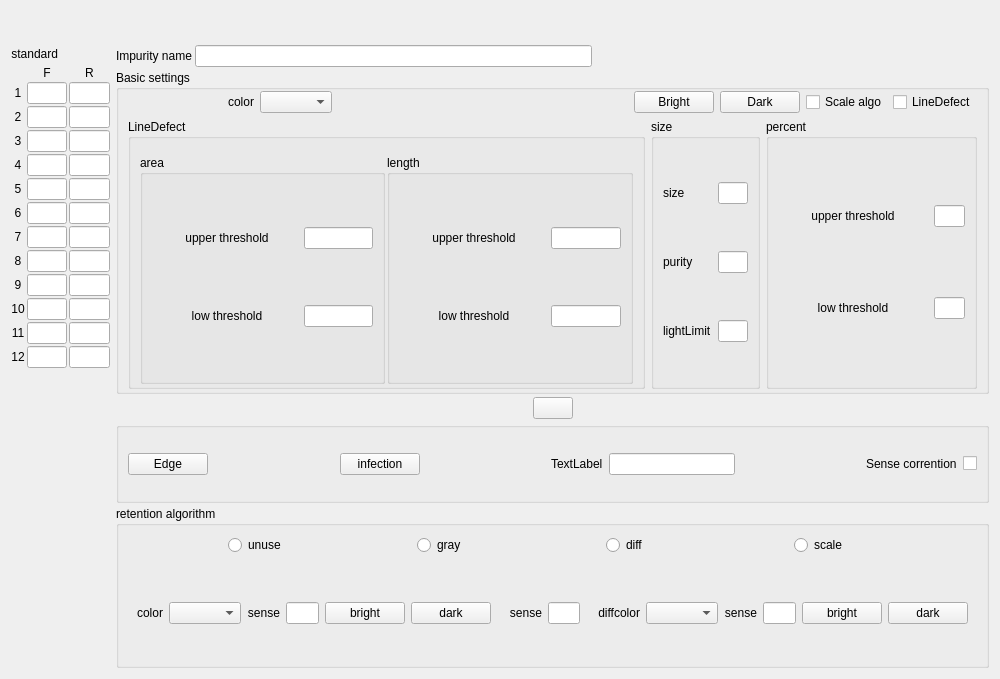
<?xml version="1.0" encoding="UTF-8"?>
<ui version="4.0">
 <class>ColorSatSenseSetWidget</class>
 <widget class="QWidget" name="ColorSatSenseSetWidget">
  <property name="geometry">
   <rect>
    <x>0</x>
    <y>0</y>
    <width>1000</width>
    <height>679</height>
   </rect>
  </property>
  <property name="windowTitle">
   <string>Form</string>
  </property>
  <layout class="QVBoxLayout" name="verticalLayout_2">
   <property name="spacing">
    <number>3</number>
   </property>
   <property name="topMargin">
    <number>3</number>
   </property>
   <item>
    <widget class="QWidget" name="widgettitle" native="true">
     <layout class="QHBoxLayout" name="horizontalLayout_8">
      <item>
       <spacer name="horizontalSpacer_11">
        <property name="orientation">
         <enum>Qt::Horizontal</enum>
        </property>
        <property name="sizeHint" stdset="0">
         <size>
          <width>40</width>
          <height>20</height>
         </size>
        </property>
       </spacer>
      </item>
      <item>
       <widget class="QLabel" name="label_group">
        <property name="sizePolicy">
         <sizepolicy hsizetype="Preferred" vsizetype="Fixed">
          <horstretch>0</horstretch>
          <verstretch>0</verstretch>
         </sizepolicy>
        </property>
        <property name="text">
         <string/>
        </property>
        <property name="alignment">
         <set>Qt::AlignCenter</set>
        </property>
       </widget>
      </item>
      <item>
       <spacer name="horizontalSpacer_12">
        <property name="orientation">
         <enum>Qt::Horizontal</enum>
        </property>
        <property name="sizeHint" stdset="0">
         <size>
          <width>40</width>
          <height>20</height>
         </size>
        </property>
       </spacer>
      </item>
     </layout>
    </widget>
   </item>
   <item>
    <widget class="QWidget" name="widgetmain" native="true">
     <layout class="QHBoxLayout" name="horizontalLayout">
      <property name="leftMargin">
       <number>0</number>
      </property>
      <property name="topMargin">
       <number>0</number>
      </property>
      <property name="rightMargin">
       <number>0</number>
      </property>
      <property name="bottomMargin">
       <number>0</number>
      </property>
      <item>
       <layout class="QVBoxLayout" name="verticalLayout">
        <property name="spacing">
         <number>2</number>
        </property>
        <item>
         <layout class="QHBoxLayout" name="horizontalLayout_2">
          <property name="sizeConstraint">
           <enum>QLayout::SetDefaultConstraint</enum>
          </property>
          <item>
           <spacer name="horizontalSpacer_5">
            <property name="orientation">
             <enum>Qt::Horizontal</enum>
            </property>
            <property name="sizeHint" stdset="0">
             <size>
              <width>40</width>
              <height>20</height>
             </size>
            </property>
           </spacer>
          </item>
          <item>
           <widget class="QLabel" name="standard_titlelbl">
            <property name="maximumSize">
             <size>
              <width>16777215</width>
              <height>50</height>
             </size>
            </property>
            <property name="text">
             <string notr="true">standard</string>
            </property>
            <property name="alignment">
             <set>Qt::AlignRight|Qt::AlignTrailing|Qt::AlignVCenter</set>
            </property>
           </widget>
          </item>
          <item>
           <widget class="QLabel" name="standardlbl">
            <property name="minimumSize">
             <size>
              <width>50</width>
              <height>0</height>
             </size>
            </property>
            <property name="maximumSize">
             <size>
              <width>16777215</width>
              <height>50</height>
             </size>
            </property>
            <property name="text">
             <string/>
            </property>
           </widget>
          </item>
          <item>
           <spacer name="horizontalSpacer_6">
            <property name="orientation">
             <enum>Qt::Horizontal</enum>
            </property>
            <property name="sizeHint" stdset="0">
             <size>
              <width>40</width>
              <height>20</height>
             </size>
            </property>
           </spacer>
          </item>
         </layout>
        </item>
        <item>
         <layout class="QGridLayout" name="gridLayout_2">
          <item row="1" column="1">
           <widget class="myLineEdit" name="lineEdit">
            <property name="alignment">
             <set>Qt::AlignCenter</set>
            </property>
           </widget>
          </item>
          <item row="12" column="0">
           <widget class="QLabel" name="label_1_12">
            <property name="text">
             <string notr="true">12</string>
            </property>
            <property name="alignment">
             <set>Qt::AlignCenter</set>
            </property>
           </widget>
          </item>
          <item row="11" column="2">
           <widget class="myLineEdit" name="lineEdit_1_10">
            <property name="alignment">
             <set>Qt::AlignCenter</set>
            </property>
           </widget>
          </item>
          <item row="12" column="2">
           <widget class="myLineEdit" name="lineEdit_1_11">
            <property name="alignment">
             <set>Qt::AlignCenter</set>
            </property>
           </widget>
          </item>
          <item row="8" column="0">
           <widget class="QLabel" name="label_1_8">
            <property name="text">
             <string notr="true">8</string>
            </property>
            <property name="alignment">
             <set>Qt::AlignCenter</set>
            </property>
           </widget>
          </item>
          <item row="6" column="2">
           <widget class="myLineEdit" name="lineEdit_1_5">
            <property name="alignment">
             <set>Qt::AlignCenter</set>
            </property>
           </widget>
          </item>
          <item row="8" column="1">
           <widget class="myLineEdit" name="lineEdit_8">
            <property name="alignment">
             <set>Qt::AlignCenter</set>
            </property>
           </widget>
          </item>
          <item row="10" column="0">
           <widget class="QLabel" name="label_1_10">
            <property name="text">
             <string notr="true">10</string>
            </property>
            <property name="alignment">
             <set>Qt::AlignCenter</set>
            </property>
           </widget>
          </item>
          <item row="4" column="2">
           <widget class="myLineEdit" name="lineEdit_1_3">
            <property name="alignment">
             <set>Qt::AlignCenter</set>
            </property>
           </widget>
          </item>
          <item row="1" column="2">
           <widget class="myLineEdit" name="lineEdit_1_0">
            <property name="alignment">
             <set>Qt::AlignCenter</set>
            </property>
           </widget>
          </item>
          <item row="7" column="2">
           <widget class="myLineEdit" name="lineEdit_1_6">
            <property name="alignment">
             <set>Qt::AlignCenter</set>
            </property>
           </widget>
          </item>
          <item row="11" column="0">
           <widget class="QLabel" name="label_1_11">
            <property name="text">
             <string notr="true">11</string>
            </property>
            <property name="alignment">
             <set>Qt::AlignCenter</set>
            </property>
           </widget>
          </item>
          <item row="3" column="0">
           <widget class="QLabel" name="label_1_3">
            <property name="text">
             <string notr="true">3</string>
            </property>
            <property name="alignment">
             <set>Qt::AlignCenter</set>
            </property>
           </widget>
          </item>
          <item row="4" column="0">
           <widget class="QLabel" name="label_1_4">
            <property name="text">
             <string notr="true">4</string>
            </property>
            <property name="alignment">
             <set>Qt::AlignCenter</set>
            </property>
           </widget>
          </item>
          <item row="3" column="2">
           <widget class="myLineEdit" name="lineEdit_1_2">
            <property name="alignment">
             <set>Qt::AlignCenter</set>
            </property>
           </widget>
          </item>
          <item row="7" column="0">
           <widget class="QLabel" name="label_1_7">
            <property name="text">
             <string notr="true">7</string>
            </property>
            <property name="alignment">
             <set>Qt::AlignCenter</set>
            </property>
           </widget>
          </item>
          <item row="12" column="1">
           <widget class="myLineEdit" name="lineEdit_12">
            <property name="alignment">
             <set>Qt::AlignCenter</set>
            </property>
           </widget>
          </item>
          <item row="5" column="2">
           <widget class="myLineEdit" name="lineEdit_1_4">
            <property name="alignment">
             <set>Qt::AlignCenter</set>
            </property>
           </widget>
          </item>
          <item row="10" column="2">
           <widget class="myLineEdit" name="lineEdit_1_9">
            <property name="alignment">
             <set>Qt::AlignCenter</set>
            </property>
           </widget>
          </item>
          <item row="9" column="2">
           <widget class="myLineEdit" name="lineEdit_1_8">
            <property name="alignment">
             <set>Qt::AlignCenter</set>
            </property>
           </widget>
          </item>
          <item row="6" column="0">
           <widget class="QLabel" name="label_1_6">
            <property name="text">
             <string notr="true">6</string>
            </property>
            <property name="alignment">
             <set>Qt::AlignCenter</set>
            </property>
           </widget>
          </item>
          <item row="7" column="1">
           <widget class="myLineEdit" name="lineEdit_7">
            <property name="alignment">
             <set>Qt::AlignCenter</set>
            </property>
           </widget>
          </item>
          <item row="9" column="1">
           <widget class="myLineEdit" name="lineEdit_9">
            <property name="alignment">
             <set>Qt::AlignCenter</set>
            </property>
           </widget>
          </item>
          <item row="0" column="1">
           <widget class="QLabel" name="label_front">
            <property name="sizePolicy">
             <sizepolicy hsizetype="Preferred" vsizetype="Fixed">
              <horstretch>0</horstretch>
              <verstretch>0</verstretch>
             </sizepolicy>
            </property>
            <property name="text">
             <string notr="true">F</string>
            </property>
            <property name="alignment">
             <set>Qt::AlignCenter</set>
            </property>
           </widget>
          </item>
          <item row="2" column="0">
           <widget class="QLabel" name="label_1_2">
            <property name="text">
             <string notr="true">2</string>
            </property>
            <property name="alignment">
             <set>Qt::AlignCenter</set>
            </property>
           </widget>
          </item>
          <item row="2" column="2">
           <widget class="myLineEdit" name="lineEdit_1_1">
            <property name="alignment">
             <set>Qt::AlignCenter</set>
            </property>
           </widget>
          </item>
          <item row="11" column="1">
           <widget class="myLineEdit" name="lineEdit_11">
            <property name="alignment">
             <set>Qt::AlignCenter</set>
            </property>
           </widget>
          </item>
          <item row="3" column="1">
           <widget class="myLineEdit" name="lineEdit_3">
            <property name="alignment">
             <set>Qt::AlignCenter</set>
            </property>
           </widget>
          </item>
          <item row="5" column="1">
           <widget class="myLineEdit" name="lineEdit_5">
            <property name="alignment">
             <set>Qt::AlignCenter</set>
            </property>
           </widget>
          </item>
          <item row="4" column="1">
           <widget class="myLineEdit" name="lineEdit_4">
            <property name="alignment">
             <set>Qt::AlignCenter</set>
            </property>
           </widget>
          </item>
          <item row="1" column="0">
           <widget class="QLabel" name="label_1_1">
            <property name="text">
             <string notr="true">1</string>
            </property>
            <property name="alignment">
             <set>Qt::AlignCenter</set>
            </property>
           </widget>
          </item>
          <item row="10" column="1">
           <widget class="myLineEdit" name="lineEdit_10">
            <property name="alignment">
             <set>Qt::AlignCenter</set>
            </property>
           </widget>
          </item>
          <item row="0" column="2">
           <widget class="QLabel" name="label_rear">
            <property name="sizePolicy">
             <sizepolicy hsizetype="Preferred" vsizetype="Fixed">
              <horstretch>0</horstretch>
              <verstretch>0</verstretch>
             </sizepolicy>
            </property>
            <property name="text">
             <string notr="true">R</string>
            </property>
            <property name="alignment">
             <set>Qt::AlignCenter</set>
            </property>
           </widget>
          </item>
          <item row="8" column="2">
           <widget class="myLineEdit" name="lineEdit_1_7">
            <property name="alignment">
             <set>Qt::AlignCenter</set>
            </property>
           </widget>
          </item>
          <item row="2" column="1">
           <widget class="myLineEdit" name="lineEdit_2">
            <property name="alignment">
             <set>Qt::AlignCenter</set>
            </property>
           </widget>
          </item>
          <item row="9" column="0">
           <widget class="QLabel" name="label_1_9">
            <property name="text">
             <string notr="true">9</string>
            </property>
            <property name="alignment">
             <set>Qt::AlignCenter</set>
            </property>
           </widget>
          </item>
          <item row="6" column="1">
           <widget class="myLineEdit" name="lineEdit_6">
            <property name="alignment">
             <set>Qt::AlignCenter</set>
            </property>
           </widget>
          </item>
          <item row="5" column="0">
           <widget class="QLabel" name="label_1_5">
            <property name="text">
             <string notr="true">5</string>
            </property>
            <property name="alignment">
             <set>Qt::AlignCenter</set>
            </property>
           </widget>
          </item>
          <item row="13" column="1">
           <spacer name="verticalSpacer">
            <property name="orientation">
             <enum>Qt::Vertical</enum>
            </property>
            <property name="sizeHint" stdset="0">
             <size>
              <width>20</width>
              <height>40</height>
             </size>
            </property>
           </spacer>
          </item>
         </layout>
        </item>
       </layout>
      </item>
      <item>
       <layout class="QVBoxLayout" name="verticalLayout_7" stretch="0,4,1,1,2">
        <property name="spacing">
         <number>3</number>
        </property>
        <item>
         <layout class="QHBoxLayout" name="horizontalLayout_15">
          <property name="topMargin">
           <number>1</number>
          </property>
          <item>
           <widget class="QLabel" name="label">
            <property name="sizePolicy">
             <sizepolicy hsizetype="Preferred" vsizetype="Fixed">
              <horstretch>0</horstretch>
              <verstretch>0</verstretch>
             </sizepolicy>
            </property>
            <property name="text">
             <string notr="true">Impurity name</string>
            </property>
           </widget>
          </item>
          <item>
           <widget class="myLineEdit" name="sNamelineEdit">
            <property name="alignment">
             <set>Qt::AlignCenter</set>
            </property>
           </widget>
          </item>
          <item>
           <spacer name="horizontalSpacer_8">
            <property name="orientation">
             <enum>Qt::Horizontal</enum>
            </property>
            <property name="sizeHint" stdset="0">
             <size>
              <width>40</width>
              <height>20</height>
             </size>
            </property>
           </spacer>
          </item>
         </layout>
        </item>
        <item>
         <widget class="QGroupBox" name="groupBox_4">
          <property name="title">
           <string notr="true">Basic settings</string>
          </property>
          <layout class="QVBoxLayout" name="verticalLayout_3" stretch="2,3">
           <property name="topMargin">
            <number>1</number>
           </property>
           <property name="bottomMargin">
            <number>0</number>
           </property>
           <item>
            <layout class="QHBoxLayout" name="horizontalLayout_4">
             <property name="leftMargin">
              <number>100</number>
             </property>
             <item>
              <widget class="QLabel" name="label_8">
               <property name="text">
                <string notr="true">color</string>
               </property>
               <property name="alignment">
                <set>Qt::AlignRight|Qt::AlignTrailing|Qt::AlignVCenter</set>
               </property>
              </widget>
             </item>
             <item>
              <widget class="QComboBox" name="comboBox"/>
             </item>
             <item>
              <spacer name="horizontalSpacer">
               <property name="orientation">
                <enum>Qt::Horizontal</enum>
               </property>
               <property name="sizeType">
                <enum>QSizePolicy::Expanding</enum>
               </property>
               <property name="sizeHint" stdset="0">
                <size>
                 <width>238</width>
                 <height>20</height>
                </size>
               </property>
              </spacer>
             </item>
             <item>
              <widget class="QPushButton" name="lightBtn">
               <property name="text">
                <string notr="true">Bright</string>
               </property>
              </widget>
             </item>
             <item>
              <widget class="QPushButton" name="darkBtn">
               <property name="text">
                <string notr="true">Dark</string>
               </property>
              </widget>
             </item>
             <item>
              <widget class="QCheckBox" name="percentCheckBox">
               <property name="text">
                <string notr="true">Scale algo</string>
               </property>
              </widget>
             </item>
             <item>
              <widget class="QCheckBox" name="lineDefectCheckbox">
               <property name="text">
                <string notr="true">LineDefect</string>
               </property>
              </widget>
             </item>
            </layout>
           </item>
           <item>
            <layout class="QHBoxLayout" name="horizontalLayout_14">
             <property name="sizeConstraint">
              <enum>QLayout::SetDefaultConstraint</enum>
             </property>
             <property name="bottomMargin">
              <number>2</number>
             </property>
             <item>
              <widget class="QGroupBox" name="lineDefectGroupbox">
               <property name="title">
                <string notr="true">LineDefect</string>
               </property>
               <property name="checkable">
                <bool>false</bool>
               </property>
               <layout class="QHBoxLayout" name="horizontalLayout_24">
                <property name="spacing">
                 <number>2</number>
                </property>
                <property name="topMargin">
                 <number>16</number>
                </property>
                <property name="bottomMargin">
                 <number>2</number>
                </property>
                <item>
                 <widget class="QGroupBox" name="areaGroupbox">
                  <property name="title">
                   <string notr="true">area</string>
                  </property>
                  <layout class="QGridLayout" name="gridLayout_3" columnstretch="1,1">
                   <property name="topMargin">
                    <number>2</number>
                   </property>
                   <property name="bottomMargin">
                    <number>2</number>
                   </property>
                   <property name="horizontalSpacing">
                    <number>2</number>
                   </property>
                   <item row="0" column="0">
                    <widget class="QLabel" name="areaUpp">
                     <property name="minimumSize">
                      <size>
                       <width>150</width>
                       <height>0</height>
                      </size>
                     </property>
                     <property name="text">
                      <string notr="true">upper threshold</string>
                     </property>
                     <property name="alignment">
                      <set>Qt::AlignCenter</set>
                     </property>
                    </widget>
                   </item>
                   <item row="0" column="1">
                    <widget class="myLineEdit" name="areaUppEdit"/>
                   </item>
                   <item row="1" column="0">
                    <widget class="QLabel" name="areaLow">
                     <property name="text">
                      <string notr="true">low threshold</string>
                     </property>
                     <property name="alignment">
                      <set>Qt::AlignCenter</set>
                     </property>
                    </widget>
                   </item>
                   <item row="1" column="1">
                    <widget class="myLineEdit" name="areaLowEdit"/>
                   </item>
                  </layout>
                 </widget>
                </item>
                <item>
                 <widget class="QGroupBox" name="lengthGroupbox">
                  <property name="title">
                   <string notr="true">length</string>
                  </property>
                  <layout class="QGridLayout" name="gridLayout_5" columnstretch="1,1">
                   <property name="topMargin">
                    <number>2</number>
                   </property>
                   <property name="bottomMargin">
                    <number>2</number>
                   </property>
                   <property name="horizontalSpacing">
                    <number>2</number>
                   </property>
                   <item row="0" column="0">
                    <widget class="QLabel" name="lengthUpp">
                     <property name="minimumSize">
                      <size>
                       <width>150</width>
                       <height>0</height>
                      </size>
                     </property>
                     <property name="text">
                      <string notr="true">upper threshold</string>
                     </property>
                     <property name="alignment">
                      <set>Qt::AlignCenter</set>
                     </property>
                    </widget>
                   </item>
                   <item row="0" column="1">
                    <widget class="myLineEdit" name="lengthUppEdit"/>
                   </item>
                   <item row="1" column="0">
                    <widget class="QLabel" name="lengthLow">
                     <property name="text">
                      <string notr="true">low threshold</string>
                     </property>
                     <property name="alignment">
                      <set>Qt::AlignCenter</set>
                     </property>
                    </widget>
                   </item>
                   <item row="1" column="1">
                    <widget class="myLineEdit" name="lengthLowEdit"/>
                   </item>
                  </layout>
                 </widget>
                </item>
               </layout>
              </widget>
             </item>
             <item>
              <widget class="QGroupBox" name="sizeGroupbox">
               <property name="title">
                <string notr="true">size</string>
               </property>
               <layout class="QGridLayout" name="gridLayout_6" columnstretch="1,1">
                <property name="topMargin">
                 <number>2</number>
                </property>
                <property name="bottomMargin">
                 <number>2</number>
                </property>
                <item row="0" column="0">
                 <widget class="QLabel" name="label_2">
                  <property name="text">
                   <string notr="true">size</string>
                  </property>
                 </widget>
                </item>
                <item row="2" column="0">
                 <widget class="QLabel" name="label_4">
                  <property name="text">
                   <string>lightLimit</string>
                  </property>
                 </widget>
                </item>
                <item row="1" column="1">
                 <widget class="myLineEdit" name="percentEdit"/>
                </item>
                <item row="0" column="1">
                 <widget class="myLineEdit" name="rowEdit"/>
                </item>
                <item row="1" column="0">
                 <widget class="QLabel" name="label_3">
                  <property name="text">
                   <string notr="true">purity</string>
                  </property>
                 </widget>
                </item>
                <item row="2" column="1">
                 <widget class="myLineEdit" name="lightEdit"/>
                </item>
               </layout>
              </widget>
             </item>
             <item>
              <widget class="QGroupBox" name="percentGroupbox">
               <property name="title">
                <string notr="true">percent</string>
               </property>
               <layout class="QGridLayout" name="gridLayout_4" columnstretch="1,1">
                <property name="topMargin">
                 <number>2</number>
                </property>
                <property name="bottomMargin">
                 <number>2</number>
                </property>
                <item row="0" column="0">
                 <widget class="QLabel" name="areaUpp_2">
                  <property name="minimumSize">
                   <size>
                    <width>150</width>
                    <height>0</height>
                   </size>
                  </property>
                  <property name="text">
                   <string notr="true">upper threshold</string>
                  </property>
                  <property name="alignment">
                   <set>Qt::AlignCenter</set>
                  </property>
                 </widget>
                </item>
                <item row="1" column="0">
                 <widget class="QLabel" name="areaLow_2">
                  <property name="minimumSize">
                   <size>
                    <width>150</width>
                    <height>0</height>
                   </size>
                  </property>
                  <property name="text">
                   <string notr="true">low threshold</string>
                  </property>
                  <property name="alignment">
                   <set>Qt::AlignCenter</set>
                  </property>
                 </widget>
                </item>
                <item row="0" column="1">
                 <widget class="myLineEdit" name="PropotionUpEdit"/>
                </item>
                <item row="1" column="1">
                 <widget class="myLineEdit" name="PropotionLowEdit"/>
                </item>
               </layout>
              </widget>
             </item>
            </layout>
           </item>
          </layout>
          <zorder></zorder>
          <zorder></zorder>
         </widget>
        </item>
        <item>
         <widget class="QWidget" name="widget_3" native="true">
          <property name="sizePolicy">
           <sizepolicy hsizetype="Preferred" vsizetype="Fixed">
            <horstretch>0</horstretch>
            <verstretch>0</verstretch>
           </sizepolicy>
          </property>
          <layout class="QHBoxLayout" name="horizontalLayout_23">
           <property name="topMargin">
            <number>0</number>
           </property>
           <property name="bottomMargin">
            <number>0</number>
           </property>
           <item>
            <spacer name="horizontalSpacer_15">
             <property name="orientation">
              <enum>Qt::Horizontal</enum>
             </property>
             <property name="sizeHint" stdset="0">
              <size>
               <width>355</width>
               <height>20</height>
              </size>
             </property>
            </spacer>
           </item>
           <item>
            <widget class="QPushButton" name="pushButton_3">
             <property name="text">
              <string/>
             </property>
            </widget>
           </item>
           <item>
            <spacer name="horizontalSpacer_16">
             <property name="orientation">
              <enum>Qt::Horizontal</enum>
             </property>
             <property name="sizeHint" stdset="0">
              <size>
               <width>355</width>
               <height>20</height>
              </size>
             </property>
            </spacer>
           </item>
          </layout>
         </widget>
        </item>
        <item>
         <widget class="QGroupBox" name="groupBox_2">
          <property name="layoutDirection">
           <enum>Qt::LeftToRight</enum>
          </property>
          <property name="title">
           <string/>
          </property>
          <layout class="QHBoxLayout" name="horizontalLayout_17">
           <property name="topMargin">
            <number>0</number>
           </property>
           <property name="bottomMargin">
            <number>0</number>
           </property>
           <item>
            <widget class="QPushButton" name="edgeBtn">
             <property name="text">
              <string notr="true">Edge</string>
             </property>
             <property name="checkable">
              <bool>true</bool>
             </property>
            </widget>
           </item>
           <item>
            <spacer name="horizontalSpacer_3">
             <property name="orientation">
              <enum>Qt::Horizontal</enum>
             </property>
             <property name="sizeHint" stdset="0">
              <size>
               <width>40</width>
               <height>20</height>
              </size>
             </property>
            </spacer>
           </item>
           <item>
            <widget class="QPushButton" name="infectBtn">
             <property name="text">
              <string notr="true">infection</string>
             </property>
             <property name="checkable">
              <bool>true</bool>
             </property>
            </widget>
           </item>
           <item>
            <spacer name="horizontalSpacer_9">
             <property name="orientation">
              <enum>Qt::Horizontal</enum>
             </property>
             <property name="sizeHint" stdset="0">
              <size>
               <width>40</width>
               <height>20</height>
              </size>
             </property>
            </spacer>
           </item>
           <item>
            <widget class="QLabel" name="brightlimitlbl">
             <property name="text">
              <string notr="true">TextLabel</string>
             </property>
            </widget>
           </item>
           <item>
            <widget class="myLineEdit" name="brightlimit_edit"/>
           </item>
           <item>
            <spacer name="horizontalSpacer_4">
             <property name="orientation">
              <enum>Qt::Horizontal</enum>
             </property>
             <property name="sizeHint" stdset="0">
              <size>
               <width>40</width>
               <height>20</height>
              </size>
             </property>
            </spacer>
           </item>
           <item>
            <widget class="QLabel" name="label_13">
             <property name="text">
              <string notr="true">Sense corrention</string>
             </property>
            </widget>
           </item>
           <item>
            <widget class="QCheckBox" name="SensUpdateCheckBox">
             <property name="text">
              <string/>
             </property>
             <property name="checkable">
              <bool>true</bool>
             </property>
            </widget>
           </item>
          </layout>
         </widget>
        </item>
        <item>
         <widget class="QGroupBox" name="reserveArith">
          <property name="layoutDirection">
           <enum>Qt::LeftToRight</enum>
          </property>
          <property name="title">
           <string notr="true">retention algorithm</string>
          </property>
          <layout class="QVBoxLayout" name="verticalLayout_6" stretch="1,1">
           <property name="bottomMargin">
            <number>0</number>
           </property>
           <item>
            <layout class="QHBoxLayout" name="horizontalLayout_6">
             <property name="leftMargin">
              <number>100</number>
             </property>
             <item>
              <widget class="QRadioButton" name="noReserve_RadioBtn">
               <property name="text">
                <string notr="true">unuse</string>
               </property>
              </widget>
             </item>
             <item>
              <widget class="QRadioButton" name="grayReserve_RadioBtn">
               <property name="text">
                <string notr="true">gray</string>
               </property>
              </widget>
             </item>
             <item>
              <widget class="QRadioButton" name="disColorReserve_RadioBtn">
               <property name="text">
                <string notr="true">diff</string>
               </property>
              </widget>
             </item>
             <item>
              <widget class="QRadioButton" name="proportionReserve_radioBtn">
               <property name="text">
                <string notr="true">scale</string>
               </property>
              </widget>
             </item>
            </layout>
           </item>
           <item>
            <layout class="QHBoxLayout" name="horizontalLayout_7">
             <property name="spacing">
              <number>0</number>
             </property>
             <item>
              <widget class="QWidget" name="grayResWidget" native="true">
               <layout class="QHBoxLayout" name="horizontalLayout_11">
                <property name="topMargin">
                 <number>9</number>
                </property>
                <item>
                 <layout class="QHBoxLayout" name="horizontalLayout_12">
                  <item>
                   <widget class="QLabel" name="label_10">
                    <property name="text">
                     <string notr="true">color</string>
                    </property>
                    <property name="alignment">
                     <set>Qt::AlignRight|Qt::AlignTrailing|Qt::AlignVCenter</set>
                    </property>
                   </widget>
                  </item>
                  <item>
                   <widget class="QComboBox" name="comboBox_gray"/>
                  </item>
                 </layout>
                </item>
                <item>
                 <widget class="QLabel" name="label_5">
                  <property name="text">
                   <string notr="true">sense</string>
                  </property>
                  <property name="alignment">
                   <set>Qt::AlignRight|Qt::AlignTrailing|Qt::AlignVCenter</set>
                  </property>
                 </widget>
                </item>
                <item>
                 <widget class="myLineEdit" name="colorRes"/>
                </item>
                <item>
                 <spacer name="horizontalSpacer_2">
                  <property name="orientation">
                   <enum>Qt::Horizontal</enum>
                  </property>
                  <property name="sizeHint" stdset="0">
                   <size>
                    <width>40</width>
                    <height>20</height>
                   </size>
                  </property>
                 </spacer>
                </item>
                <item>
                 <widget class="QPushButton" name="lightRes1Btn">
                  <property name="text">
                   <string notr="true">bright</string>
                  </property>
                  <property name="checkable">
                   <bool>true</bool>
                  </property>
                 </widget>
                </item>
                <item>
                 <widget class="QPushButton" name="darkRes1Btn">
                  <property name="text">
                   <string notr="true">dark</string>
                  </property>
                  <property name="checkable">
                   <bool>true</bool>
                  </property>
                 </widget>
                </item>
               </layout>
              </widget>
             </item>
             <item>
              <widget class="QWidget" name="percentWidget" native="true">
               <property name="minimumSize">
                <size>
                 <width>60</width>
                 <height>0</height>
                </size>
               </property>
               <layout class="QHBoxLayout" name="horizontalLayout_16">
                <item>
                 <spacer name="horizontalSpacer_13">
                  <property name="orientation">
                   <enum>Qt::Horizontal</enum>
                  </property>
                  <property name="sizeHint" stdset="0">
                   <size>
                    <width>40</width>
                    <height>20</height>
                   </size>
                  </property>
                 </spacer>
                </item>
                <item>
                 <widget class="QLabel" name="label_14">
                  <property name="text">
                   <string notr="true">sense</string>
                  </property>
                  <property name="alignment">
                   <set>Qt::AlignRight|Qt::AlignTrailing|Qt::AlignVCenter</set>
                  </property>
                 </widget>
                </item>
                <item>
                 <widget class="myLineEdit" name="percentResEdit"/>
                </item>
               </layout>
              </widget>
             </item>
             <item>
              <widget class="QWidget" name="diffResWidget" native="true">
               <layout class="QHBoxLayout" name="horizontalLayout_9">
                <property name="topMargin">
                 <number>9</number>
                </property>
                <item>
                 <layout class="QHBoxLayout" name="horizontalLayout_10">
                  <item>
                   <widget class="QLabel" name="label_9">
                    <property name="text">
                     <string notr="true">diffcolor</string>
                    </property>
                    <property name="alignment">
                     <set>Qt::AlignRight|Qt::AlignTrailing|Qt::AlignVCenter</set>
                    </property>
                   </widget>
                  </item>
                  <item>
                   <widget class="QComboBox" name="comboBox_diff"/>
                  </item>
                 </layout>
                </item>
                <item>
                 <widget class="QLabel" name="label_6">
                  <property name="text">
                   <string notr="true">sense</string>
                  </property>
                  <property name="alignment">
                   <set>Qt::AlignRight|Qt::AlignTrailing|Qt::AlignVCenter</set>
                  </property>
                 </widget>
                </item>
                <item>
                 <widget class="myLineEdit" name="diffRes"/>
                </item>
                <item>
                 <spacer name="horizontalSpacer_7">
                  <property name="orientation">
                   <enum>Qt::Horizontal</enum>
                  </property>
                  <property name="sizeHint" stdset="0">
                   <size>
                    <width>40</width>
                    <height>20</height>
                   </size>
                  </property>
                 </spacer>
                </item>
                <item>
                 <widget class="QPushButton" name="lightRes2Btn">
                  <property name="text">
                   <string notr="true">bright</string>
                  </property>
                  <property name="checkable">
                   <bool>true</bool>
                  </property>
                 </widget>
                </item>
                <item>
                 <widget class="QPushButton" name="darkRes2Btn">
                  <property name="text">
                   <string notr="true">dark</string>
                  </property>
                  <property name="checkable">
                   <bool>true</bool>
                  </property>
                 </widget>
                </item>
               </layout>
              </widget>
             </item>
            </layout>
           </item>
          </layout>
         </widget>
        </item>
       </layout>
      </item>
     </layout>
    </widget>
   </item>
  </layout>
 </widget>
 <customwidgets>
  <customwidget>
   <class>myLineEdit</class>
   <extends>QLineEdit</extends>
   <header location="global">mysortwidget/mylineedit.h</header>
  </customwidget>
 </customwidgets>
 <resources/>
 <connections/>
</ui>
